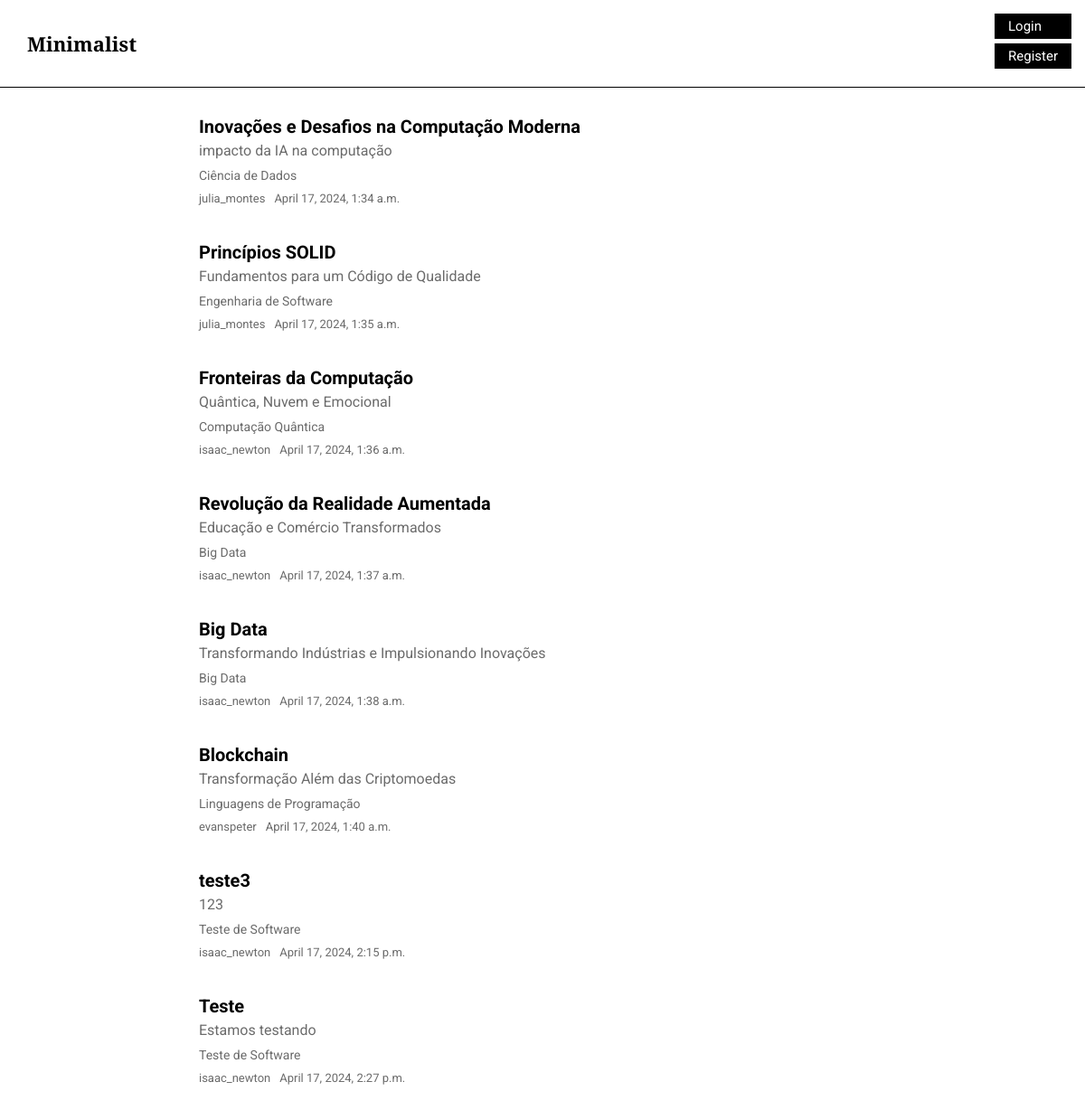
The app's page /, older data.
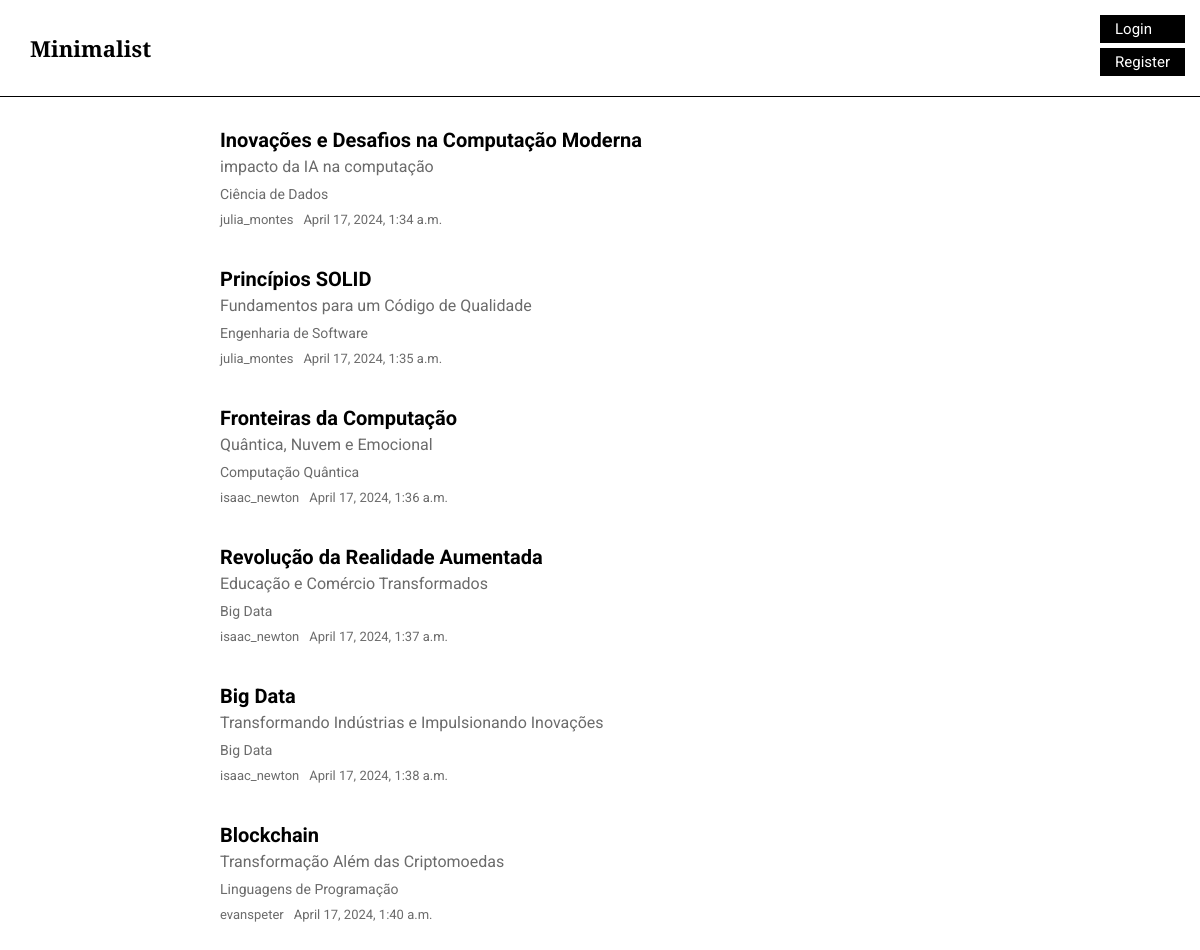
The same page, newer data.
### minimalistApp/models.py (models this page shows, shortened)
class Post(models.Model):
    author = models.ForeignKey(settings.AUTH_USER_MODEL, on_delete=models.CASCADE)
    title = models.CharField(max_length=200)
    subtitle = models.TextField()
    category = models.ManyToManyField(Category)
    text = models.TextField()
    created_date = models.DateTimeField(default=timezone.now)
    published_date = models.DateTimeField(blank=True, null=True)

class Category(models.Model):
    name = models.CharField(max_length=200)
    def __str__(self):
        return self.name

### minimalistApp/views.py (the view)
# urls.py: path('', views.postList, name='postList'),
def postList(request):
  posts = Post.objects.filter(published_date__lte=timezone.now()).order_by('published_date')
  category = Category.objects.all()
  search = request.GET.get('search')
  if search:
    posts = Post.objects.filter(title__icontains = search)
  return render(request, 'minimalistApp/postList.html', {'posts': posts, 'category': category})

### minimalistApp/templates/minimalistApp/postList.html
{% extends 'minimalistApp/base.html' %}
{% load static %}
{% block content %}
  <link rel="stylesheet" href="{% static 'css/style.css' %}">
  <link rel="stylesheet" href="{% static 'css/post.css' %}">
  <div class="postList">
    <div class="row">
      <div class="col-md-8">
        {% for post in posts %}
          <div class="post" name="post-{{ post.pk }}">
              <div class="postTitle">
                <h2><a href="{% url 'postDetail' pk=post.pk %}">{{ post.title }}</a></h2>
              </div>
              <div class="postSubtitle">
                <p class="subtitle"> {{post.subtitle}} <p>
              </div>
              <div class="categories">
                {% for categ in post.category.all %}
                  <p class="category">{{categ}}</p>
                {% endfor %}
              </div>
              <div class="authorDate">
                <p class="author"> {{post.author}} </p>
                <p class="date">{{ post.published_date }}</p>
              </div>
          </div>
      {% endfor %}
      </div>
    </div>
  </div>
{% endblock %}

### minimalistApp/templates/minimalistApp/base.html (shortened to what this page needs)
{% load static %}
<html>
<head>
    <link rel="stylesheet" href="{% static 'css/style.css' %}">
    <link rel="stylesheet" href="{% static 'css/auth.css' %}">
</head>
<body>
    <div class="pageHeader">
        <h1><a href="/">Minimalist</a></h1>
        <div class="log">
            {% if user.is_authenticated %}
                <div class="authenticated-links">
                    <a href="{% url 'postNew' %}" class="top-menu">New Post</a>
                    <form action="{% url 'logout' %}" method="post">
                        {% csrf_token %}
                        <button type="submit">Logout</button>
                    </form>
                </div>
            {% else %}
                <a href="{% url 'login' %}" class="top-menu">Login</a>
                <a href="{% url 'register' %}" class="top-menu">Register</a>
            {% endif %}
        </div>
    </div>
    <div class="contentContainer">
        {% block content %}
        {% endblock %}
    </div>
</body>
</html>

### minimalistApp/static/css/style.css (style rules this page uses)
* { margin: 0; padding: 0; border: 0; }
.pageHeader { border-bottom: 1px solid; padding: 15px 30px; display: flex; justify-content: space-between; align-items: center; position: fixed; width: 100%; top: 0; z-index: 1000; background-color: #fff; }
.log { margin-right: 45px; }
.log a, button { position: relative; background-color: #000; color: #fff; font-family: 'Roboto', sans-serif; font-size: 15px; padding: 5px 15px; text-decoration: none; border: none; margin-bottom: 5px; display: flex; flex-direction: row; align-items: space-between; }
.pageHeader h1 a { font-family: 'Libre Baskerville', sans-serif; text-decoration: none; font-size: 22px; color: #000; }
.contentContainer { padding: 8rem 5%; display: flex; flex-direction: column; }

### minimalistApp/static/css/post.css (style rules this page uses)
.post { padding-bottom: 30px; padding-left: 10rem; display: flex; flex-direction: column; width: 50rem; }
.post .postTitle h2 a { font-family: 'Roboto', sans-serif; color: #000000; font-size: 20px; text-decoration: none; }
.postTitle { padding-bottom: 5px; }
.post .postSubtitle .subtitle { font-family: 'Roboto', sans-serif; color: #6B6B6B; font-size: 16px; }
.postSubtitle { padding-bottom: 10px; }
.date, .author { color: #6B6B6B; font-size: 13px; font-family: 'Roboto', sans-serif; padding-right: 10px; }
.categories, .authorDate { display: flex; flex-direction: row; padding-bottom: 10px; color: #6B6B6B; font-size: 14px; font-family: 'Roboto', sans-serif; }
.category { padding-right: 10px; }
.col-md-8 { width: 40rem; }
.row { display: flex; flex-direction: row; }

Row changes from the older to the newer data that the page shows:
removed Post: title "teste3", subtitle "123", author "isaac_newton", published_date "April 17, 2024, 2:15 p.m."
no longer on this page (row unchanged): Category: name "Teste de Software"
removed Post: title "Teste", subtitle "Estamos testando", author "isaac_newton", published_date "April 17, 2024, 2:27 p.m."
